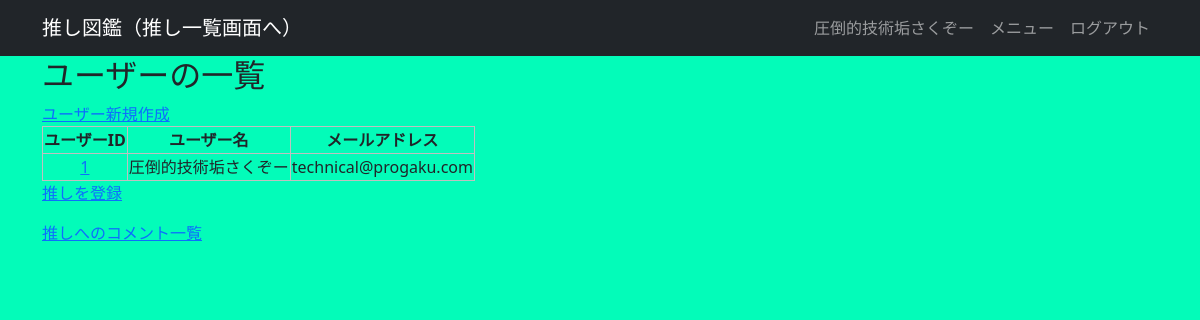
/user_crud/users/index (signed in), run on an earlier commit of the app's database.
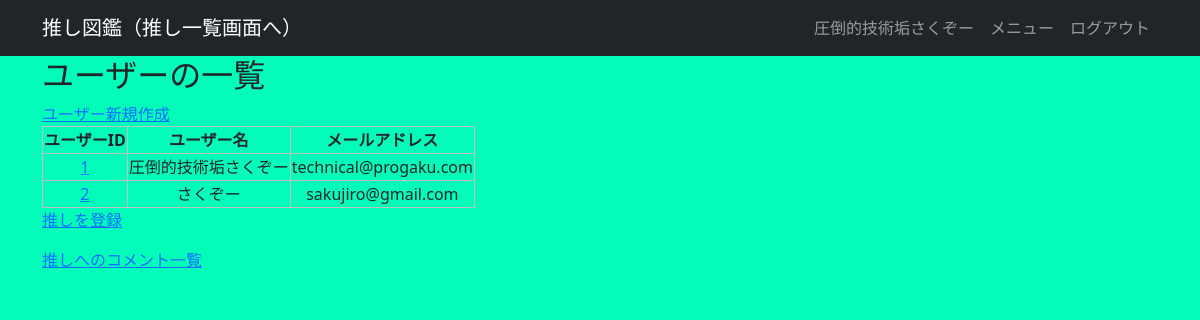
And on a later commit of the database.
### apps/user_crud/models.py (models this page shows, shortened)
class User(db.Model, UserMixin):
    __tablename__ = "users"
    id = db.Column(db.Integer, primary_key=True)
    username = db.Column(db.String, unique=True, index=True)
    email = db.Column(db.String, unique=True, index=True)
    password_hash = db.Column(db.String)
    created_at = db.Column(db.DateTime, default=datetime.now)
    updated_at = db.Column(db.DateTime, default=datetime.now, onupdate=datetime.now)
    oshi_images = db.relationship("Oshi",backref="user", order_by="desc(Oshi.id)")
    @property
    def password(self):
        raise AttributeError("読み取り不可")

### apps/user_crud/views.py (the view)
@user_crud.route("/users/index")
@login_required
def users_index():
    users = User.query.all() #db.session.query(User).all()と同じ
    return render_template("user_crud/users_index.html",users=users)

### apps/user_crud/models.py (called while the page is built)
@login_manager.user_loader
def load_user(user_id):
    return User.query.get(user_id)

### apps/user_crud/templates/user_crud/users_index.html (shortened to what this page needs)
{% extends "user_crud/user_base.html" %}  {% block content %}
<h2>ユーザーの一覧</h2>
<a href="{{ url_for('user_crud.create_user') }}">ユーザー新規作成</a>
<table>
  <tr>
    <th>ユーザーID</th>
    <th>ユーザー名</th>
    <th>メールアドレス</th>
  </tr>
  {% for user in users %}
  <tr>
    <td>
      <a href="{{ url_for('user_crud.edit_user', user_id=user.id) }}"
        >{{ user.id }}</a
      >
    </td>
    <td>{{ user.username }}</td>
    <td>{{ user.email }}</td>
  </tr>
  {% endfor %}
</table>
<p>
  <a href="{{ url_for('oshi_crud.create') }}">推しを登録</a>
</p>
<p>
  <a href="{{ url_for('oshi_crud.comment_list') }}">推しへのコメント一覧</a>
</p>
{% endblock %}

### apps/user_crud/templates/user_crud/user_base.html (shortened to what this page needs)
<!DOCTYPE html>
<html lang="ja">
  <head>
    <link
      rel="stylesheet"
      href="{{ url_for('static', filename='css/bootstrap.min.css') }}"
    />
    <link
      rel="stylesheet"
      href="{{ url_for('static', filename='css/style.css') }}"
    />
    <link
      rel="stylesheet"
      href="{{ url_for('user_crud.static', filename='css/user_crud.css') }}"
    />
  </head>
  <body>
    <nav class="navbar navbar-expand-lg navbar-dark bg-dark">
      <div class="container">
        <a href="{{ url_for('oshi_crud.index') }}" class="navbar-brand">
          推し図鑑（推し一覧画面へ）
        </a>
        <ul class="navbar-nav">
          {% if current_user.is_authenticated %}
          <li class="nav-item">
            <span class="nav-link">{{ current_user.username }}</span>
          </li>
          <li class="nav-item">
            <a href="{{ url_for('start.menu') }}" class="nav-link">
              メニュー
            </a>
          </li>
          <li class="nav-item">
            <a href="{{ url_for('auth.logout') }}" class="nav-link">
              ログアウト
            </a>
          </li>
          {% endif %}
        </ul>
      </div>
    </nav>
    <section class="container">{% block content %}{% endblock %}</section>
  </body>
</html>

### apps/static/css/style.css (style rules this page uses)
table, th, td { border: 1px solid #c0c0c0; text-align: center; }

### apps/user_crud/static/css/user_crud.css (style rules this page uses)
body { background-color: #03FCB9; }
table, th, td { border: 1px solid #c0c0c0; text-align: center; }

What changed in the data, as far as the page shows it:
added User: id "2", username "さくぞー", email "sakujiro@gmail.com"
